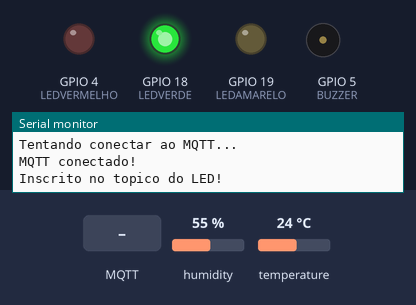
The sketch below on a simulated ESP32. On the bench: output pins drawn as LEDs (lit = HIGH), buzzer (waves = sounding), the last lines printed to the serial monitor. Inputs (shaded band) come from the test bench; at power-on: temperature 24 °C, humidity 55 %. WiFi joins after 1.5 s; servers stay silent unless stated; random numbers use the default seed unless the sketch sets one; no MQTT or app messages arrive unless stated.

Above: at 5.8 s.
5.9 s: temperature set to 27.2 °C
9.5 s: temperature set to 28.3 °C
At 11.0 s:
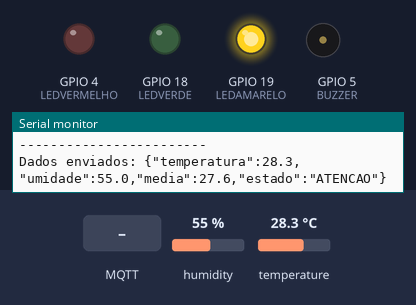
11.5 s: MQTT message "ON" arrives on the first subscribed topic
At 12.3 s:
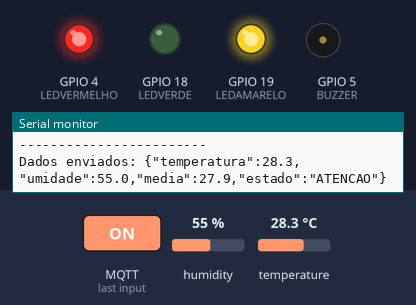
13.5 s: temperature set to 26.4 °C
19.2 s: temperature set to 25.3 °C
At 26.8 s:
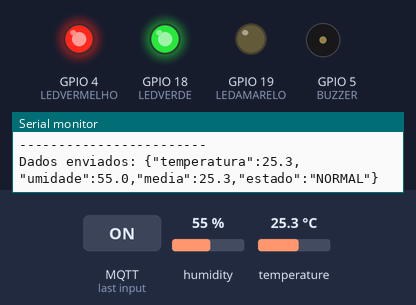
27.5 s: temperature set to 33 °C
At 31.1 s:
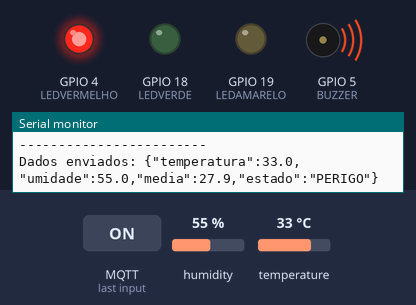
Timing chart, 0 to 32.5 s (numbered marks = the images above; inputs shaded):
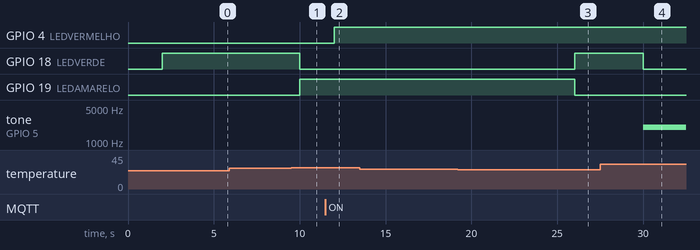

The sketch:

sketch.ino
```cpp
// Kimberly Kristina - RM: 564080

#include <WiFi.h>
#include <PubSubClient.h>
#include <DHT.h>
#include <math.h>

// -------------------- PINOS --------------------

#define DHTPIN 15
#define DHTTYPE DHT22

#define LEDVERDE 18
#define LEDAMARELO 19
#define LEDVERMELHO 4
#define BUZZER 5

// -------------------- WIFI E MQTT --------------------

const char* WIFI_SSID = "Wokwi-GUEST";
const char* WIFI_PASSWORD = "";

const char* MQTT_SERVER = "mqtt-dashboard.com";
const int MQTT_PORT = 1883;

const char* TOPICO_SENSOR = "fiap/esp32/sensor";
const char* TOPICO_LED = "fiap/esp32/led";

WiFiClient espClient;
PubSubClient client(espClient);
DHT dht(DHTPIN, DHTTYPE);

// -------------------- CONFIGURACOES --------------------

const float LIMITE_ATENCAO = 28.0;
const float LIMITE_PERIGO = 32.0;

// Limites para sair dos estados
const float SAIDA_ATENCAO = 26.0;
const float SAIDA_PERIGO = 30.0;

const unsigned long INTERVALO_LEITURA = 2000;

const int QUANTIDADE_LEITURAS = 3;
const int LEITURAS_PARA_REDUZIR = 3;

// -------------------- VARIAVEIS --------------------

float temperaturas[QUANTIDADE_LEITURAS];

int indiceTemperatura = 0;
int totalLeituras = 0;

float temperaturaAtual = 0;
float umidadeAtual = 0;
float temperaturaMedia = 0;

int contadorReducao = 0;

bool comandoManual = false;
bool estadoManual = false;

enum Estado {
  NORMAL,
  ATENCAO,
  PERIGO,
  FALHA
};

Estado estadoAtual = FALHA;

// Controle das tentativas de reconexao
unsigned long ultimaTentativaWiFi = 0;
unsigned long ultimaTentativaMQTT = 0;

const unsigned long INTERVALO_RECONEXAO = 5000;

bool wifiConectadoAnterior = false;

// -------------------- WIFI --------------------

void manterWiFi() {

  if (WiFi.status() == WL_CONNECTED) {

    if (!wifiConectadoAnterior) {
      Serial.println("\nWi-Fi conectado!");
      Serial.println(WiFi.localIP());

      wifiConectadoAnterior = true;
    }

    return;
  }

  if (wifiConectadoAnterior) {
    Serial.println("Conexao Wi-Fi perdida!");

    client.disconnect();

    wifiConectadoAnterior = false;
  }

  if (millis() - ultimaTentativaWiFi >= INTERVALO_RECONEXAO) {

    ultimaTentativaWiFi = millis();

    Serial.println("Tentando reconectar ao Wi-Fi...");

    WiFi.reconnect();
  }
}

// -------------------- MQTT --------------------

void receberComando(char* topic, byte* mensagem,
                    unsigned int tamanho) {

  String comando = "";

  for (unsigned int i = 0; i < tamanho; i++) {
    comando += (char)mensagem[i];
  }

  Serial.print("Comando recebido: ");
  Serial.println(comando);

  if (String(topic) == TOPICO_LED) {

    if (comando == "ON") {

      comandoManual = true;
      estadoManual = true;

      Serial.println("LED vermelho ligado manualmente!");

    }

    else if (comando == "OFF") {

      comandoManual = true;
      estadoManual = false;

      Serial.println("LED vermelho desligado manualmente!");

    }

    else if (comando == "AUTO") {

      comandoManual = false;

      Serial.println("Controle automatico ativado!");

    }
  }
}

void manterMQTT() {

  if (WiFi.status() != WL_CONNECTED) {
    return;
  }

  if (client.connected()) {
    return;
  }

  if (millis() - ultimaTentativaMQTT < INTERVALO_RECONEXAO) {
    return;
  }

  ultimaTentativaMQTT = millis();

  Serial.println("Tentando conectar ao MQTT...");

  String id = "ESP32-HeatGuard-" + String(random(10000));

  if (client.connect(id.c_str())) {

    Serial.println("MQTT conectado!");

    client.subscribe(TOPICO_LED);

    Serial.println("Inscrito no topico do LED!");

  } else {

    Serial.print("Falha MQTT. Codigo: ");
    Serial.println(client.state());

  }
}

// -------------------- LEITURA DO SENSOR --------------------

bool lerSensor() {

  float temperatura = dht.readTemperature();
  float umidade = dht.readHumidity();

  if (isnan(temperatura) || isnan(umidade)) {

    Serial.println("Erro ao ler o DHT22!");

    return false;
  }

  if (temperatura < -40 || temperatura > 80 ||
      umidade < 0 || umidade > 100) {

    Serial.println("Leitura fora da faixa valida!");

    return false;
  }

  temperaturaAtual = temperatura;
  umidadeAtual = umidade;

  // Armazena as ultimas tres temperaturas

  temperaturas[indiceTemperatura] = temperatura;

  indiceTemperatura++;

  if (indiceTemperatura >= QUANTIDADE_LEITURAS) {
    indiceTemperatura = 0;
  }

  if (totalLeituras < QUANTIDADE_LEITURAS) {
    totalLeituras++;
  }

  return true;
}

// -------------------- MEDIA DE TEMPERATURA --------------------

void calcularMediaTemperatura() {

  if (totalLeituras == 0) {
    return;
  }

  float soma = 0;

  for (int i = 0; i < totalLeituras; i++) {
    soma += temperaturas[i];
  }

  temperaturaMedia = soma / totalLeituras;
}

// -------------------- PROCESSAMENTO LOCAL --------------------

void processarTemperatura() {

  // PERIGO: entrada imediata

  if (temperaturaAtual >= LIMITE_PERIGO) {

    estadoAtual = PERIGO;
    contadorReducao = 0;

    return;
  }

  // ATENCAO: entrada imediata

  if (estadoAtual == NORMAL &&
      temperaturaAtual >= LIMITE_ATENCAO) {

    estadoAtual = ATENCAO;
    contadorReducao = 0;

    return;
  }

  // Recuperacao do estado de perigo

  if (estadoAtual == PERIGO) {

    if (temperaturaAtual < SAIDA_PERIGO) {

      contadorReducao++;

      if (contadorReducao >= LEITURAS_PARA_REDUZIR) {

        estadoAtual = ATENCAO;
        contadorReducao = 0;
      }

    } else {

      contadorReducao = 0;
    }

    return;
  }

  // Recuperacao do estado de atencao

  if (estadoAtual == ATENCAO) {

    if (temperaturaAtual < SAIDA_ATENCAO) {

      contadorReducao++;

      if (contadorReducao >= LEITURAS_PARA_REDUZIR) {

        estadoAtual = NORMAL;
        contadorReducao = 0;
      }

    } else {

      contadorReducao = 0;
    }

    return;
  }

  // Recuperacao depois de uma falha no sensor

  if (estadoAtual == FALHA) {

    if (temperaturaAtual >= LIMITE_PERIGO) {

      estadoAtual = PERIGO;

    }

    else if (temperaturaAtual >= LIMITE_ATENCAO) {

      estadoAtual = ATENCAO;

    }

    else {

      estadoAtual = NORMAL;
    }

    contadorReducao = 0;
  }
}

// -------------------- ATUADORES --------------------

void desligarTudo() {

  digitalWrite(LEDVERDE, LOW);
  digitalWrite(LEDAMARELO, LOW);
  digitalWrite(LEDVERMELHO, LOW);

  noTone(BUZZER);
}

void controlarAtuadores() {

  desligarTudo();

  switch (estadoAtual) {

    case NORMAL:

      digitalWrite(LEDVERDE, HIGH);

      break;

    case ATENCAO:

      digitalWrite(LEDAMARELO, HIGH);

      break;

    case PERIGO:

      digitalWrite(LEDVERMELHO, HIGH);

      tone(BUZZER, 2000);

      break;

    case FALHA:

      digitalWrite(LEDVERMELHO, HIGH);

      tone(BUZZER, 2000);

      break;
  }

  // Comando manual controla o LED vermelho.
  // Perigo e falha sempre possuem prioridade.

  if (comandoManual &&
      estadoAtual != PERIGO &&
      estadoAtual != FALHA) {

    digitalWrite(
      LEDVERMELHO,
      estadoManual ? HIGH : LOW
    );
  }
}

// -------------------- SERIAL --------------------

void mostrarEstado() {

  Serial.println("\n------------------------");

  Serial.print("Temperatura atual: ");
  Serial.print(temperaturaAtual);
  Serial.println(" C");

  Serial.print("Umidade: ");
  Serial.print(umidadeAtual);
  Serial.println(" %");

  Serial.print("Media das ultimas leituras: ");
  Serial.print(temperaturaMedia);
  Serial.println(" C");

  Serial.print("Estado: ");

  switch (estadoAtual) {

    case NORMAL:

      Serial.println("NORMAL");

      break;

    case ATENCAO:

      Serial.println("ATENCAO");

      break;

    case PERIGO:

      Serial.println("PERIGO");

      break;

    case FALHA:

      Serial.println("FALHA NO SENSOR");

      break;
  }

  if (contadorReducao > 0) {

    Serial.print("Leituras para reduzir o alerta: ");
    Serial.print(contadorReducao);
    Serial.print("/");
    Serial.println(LEITURAS_PARA_REDUZIR);
  }

  Serial.println("------------------------");
}

// -------------------- PUBLICACAO MQTT --------------------

void publicarDados() {

  if (!client.connected()) {
    return;
  }

  const char* nomeEstado;

  switch (estadoAtual) {

    case NORMAL:

      nomeEstado = "NORMAL";

      break;

    case ATENCAO:

      nomeEstado = "ATENCAO";

      break;

    case PERIGO:

      nomeEstado = "PERIGO";

      break;

    case FALHA:

      nomeEstado = "FALHA";

      break;
  }

  char mensagem[150];

  snprintf(
    mensagem,
    sizeof(mensagem),
    "{\"temperatura\":%.1f,\"umidade\":%.1f,\"media\":%.1f,\"estado\":\"%s\"}",
    temperaturaAtual,
    umidadeAtual,
    temperaturaMedia,
    nomeEstado
  );

  if (client.publish(TOPICO_SENSOR, mensagem)) {

    Serial.print("Dados enviados: ");
    Serial.println(mensagem);

  } else {

    Serial.println("Erro ao publicar MQTT!");
  }
}

// -------------------- SETUP --------------------

void setup() {

  Serial.begin(115200);

  pinMode(LEDVERDE, OUTPUT);
  pinMode(LEDAMARELO, OUTPUT);
  pinMode(LEDVERMELHO, OUTPUT);
  pinMode(BUZZER, OUTPUT);

  desligarTudo();

  dht.begin();

  WiFi.mode(WIFI_STA);
  WiFi.begin(WIFI_SSID, WIFI_PASSWORD);

  ultimaTentativaWiFi = millis();

  client.setServer(MQTT_SERVER, MQTT_PORT);
  client.setCallback(receberComando);
  client.setSocketTimeout(2);

  Serial.println("\nHeatGuard iniciado!");
}

// -------------------- LOOP --------------------

void loop() {

  manterWiFi();

  manterMQTT();

  if (client.connected()) {
    client.loop();
  }

  static unsigned long ultimaLeitura = 0;

  if (millis() - ultimaLeitura >= INTERVALO_LEITURA) {

    ultimaLeitura = millis();

    if (lerSensor()) {

      calcularMediaTemperatura();

      processarTemperatura();

    } else {

      estadoAtual = FALHA;
      contadorReducao = 0;
    }

    controlarAtuadores();

    mostrarEstado();

    publicarDados();
  }
}
```

Measured:
- the behaviour switches between 27.9 and 28 °C on temperature (found by bisection; images 0 and 1)
- the behaviour switches between 26 and 25.9 °C on temperature (found by bisection; images 2 and 3)
- after the input at 9.5 s, GPIO 18 (LEDVERDE): HIGH → LOW after 0.51 s; GPIO 19 (LEDAMARELO): LOW → HIGH after 0.51 s
- after the input at 11.5 s, GPIO 4 (LEDVERMELHO): LOW → HIGH after 0.50 s
- after the input at 19.2 s, GPIO 18 (LEDVERDE): LOW → HIGH after 6.8 s; GPIO 19 (LEDAMARELO): HIGH → LOW after 6.8 s
- after the input at 27.5 s, GPIO 18 (LEDVERDE): HIGH → LOW after 2.5 s; tone on GPIO 5 (BUZZER): silent → 2000 Hz after 2.5 s
